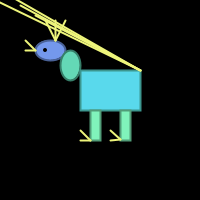
Frame 1 (no input)
Frame 60 (the mouse pressed at the canvas centre just before this capture): identical to frame 1, image omitted
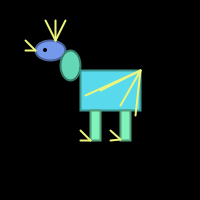
Frame 120 (the mouse held since frame 60 and released just before this capture)

The Processing sketch that drew these frames (run headless with seeded random() and noise(); from frame 60 on, the mouse is pressed at the canvas centre):

// Processing sketch: processing_50828
// ── processing_50828.pde

void setup() {
size(200,200);
smooth();
}

void draw() {
background(0);

//head//
strokeWeight(2);
stroke(73,97,150);
fill(116,152,236);
ellipse(50,50,30,20);
fill(0);
noStroke();
ellipse(45,50,4,4);

//neck//
strokeWeight(2);
stroke(54,126,105);
fill(100,216,182);
ellipse(70,65,20,30);

//body//
stroke(60,150,143);
fill(89,217,236);
rect(80,70,60,40);

//legs//
stroke(81,156,120);
fill(128,243,187);
rect(90,110,10,30);
rect(120,110,10,30);

//lines//
stroke(238,245,123);
strokeWeight(2);
line(25,40,35,50);
line(25,50,35,50);
line(45,20,55,40);
line(55,20,55,40);
line(65,20,55,40);
line(mouseX+20,mouseY+5,140,70);
line(mouseX+35,mouseY+15,140,70);
line(mouseX,mouseY-10,140,70);
line(mouseX-15,mouseY-5,140,70);
line(80,130,90,140);
line(80,140,90,140);
line(110,130,120,139);
line(110,140,120,139);
}
